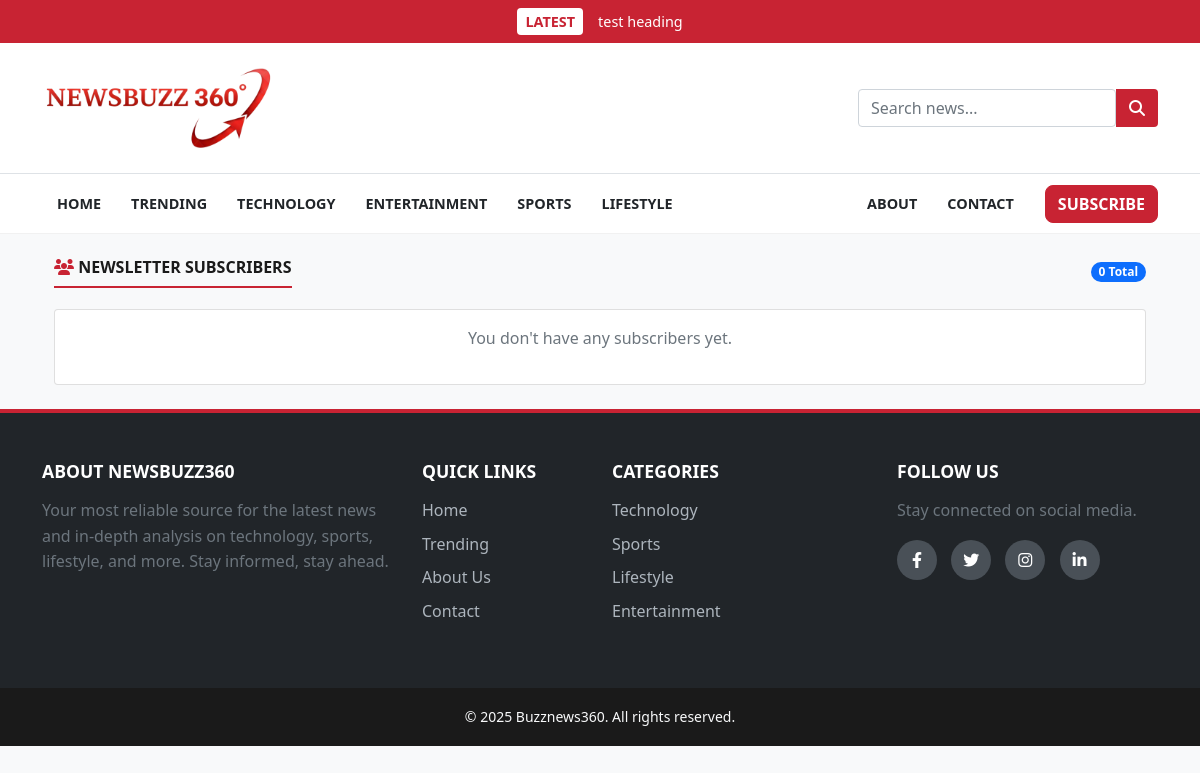
Page /b7h3-j9s2k-admin-dashboard-xyz/subscribers (signed in) on the earlier database version.
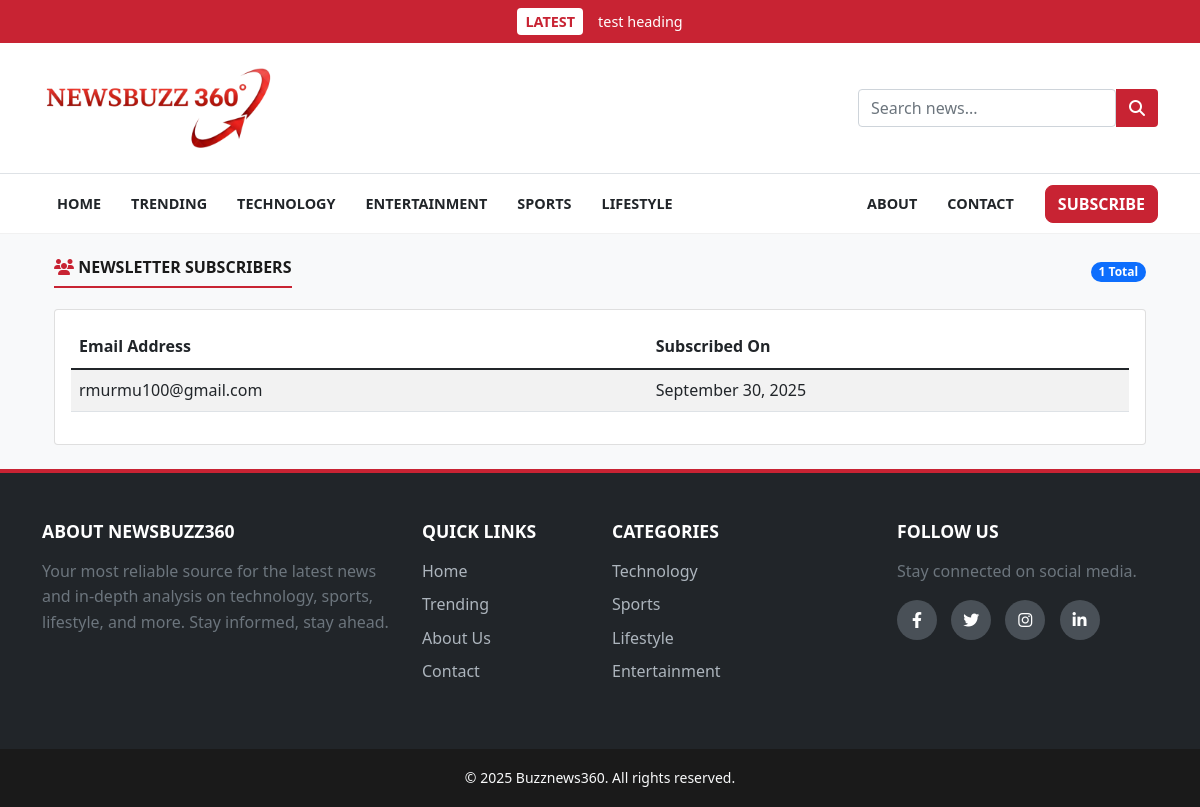
Same page on the later database version.
### models.py (models this page shows, shortened)
class Subscriber(db.Model):
    id = db.Column(db.Integer, primary_key=True)
    email = db.Column(db.String(120), unique=True, nullable=False)
    subscribed_on = db.Column(db.DateTime, default=datetime.utcnow)

### app.py (the view)
@app.route("/b7h3-j9s2k-admin-dashboard-xyz/subscribers")
@login_required
def subscribers():
    all_subscribers = Subscriber.query.order_by(Subscriber.subscribed_on.desc()).all()
    return render_template("subscribers.html", subscribers=all_subscribers)

### app.py (called while the page is built)
@login_manager.user_loader
def load_user(user_id):
    return User.query.get(int(user_id))

@app.context_processor
def inject_latest_post():
    latest_post = Post.query.order_by(Post.id.desc()).first()
    return dict(latest_post=latest_post)

@app.context_processor
@cache.cached(timeout=600)
def inject_categories():
    categories = db.session.query(Post.category, db.func.count(Post.id).label('count')).filter(Post.category.isnot(None), Post.category != '').group_by(Post.category).all()
    current_year = datetime.now().year
    return dict(categories=categories, current_year=current_year)

### templates/subscribers.html
{% extends "base.html" %}
{% block content %}
<div class="container mt-4">
    <div class="d-flex justify-content-between align-items-center mb-4">
        <h2 class="section-title mb-0"><span><i class="fas fa-users"></i> Newsletter Subscribers</span></h2>
        <span class="badge bg-primary rounded-pill">{{ subscribers|length }} Total</span>
    </div>
    <div class="card">
        <div class="card-body">
            {% if subscribers %}
            <div class="table-responsive">
                <table class="table table-striped">
                    <thead>
                        <tr>
                            <th>Email Address</th>
                            <th>Subscribed On</th>
                        </tr>
                    </thead>
                    <tbody>
                        {% for subscriber in subscribers %}
                        <tr>
                            <td>{{ subscriber.email }}</td>
                            <td>{{ subscriber.subscribed_on.strftime('%B %d, %Y') }}</td>
                        </tr>
                        {% endfor %}
                    </tbody>
                </table>
            </div>
            {% else %}
            <p class="text-center text-muted">You don't have any subscribers yet.</p>
            {% endif %}
        </div>
    </div>
</div>
{% endblock %}

Differences in the rows shown:
added Subscriber: email "rmurmu100@gmail.com", subscribed_on "September 30, 2025"
Other differences:
{{ subscribers|length }}: "0" → "1"
text no longer shown: "You don't have any subscribers yet."
text now shown: "Email Address Subscribed On"
